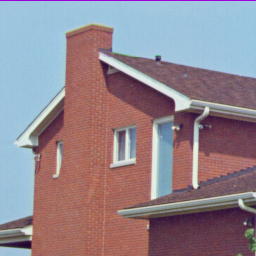
//> input picture HW1/machine vision HW1/machine vision HW1/images/House256.png, 256 x 256 px
$ ./Source   (built with g++ and OpenCV 4)
//> lines starting //> are read from the running program, lines starting //| are printed output that depends on the picture
#include "opencv2/opencv.hpp"

using namespace cv;

Mat ConvertToGray(Mat img) {
    Mat gray= Mat::zeros(img.size(), CV_8UC1);
    for (int i = 0; i < img.rows; i++) {
        for (int j = 0; j < img.cols; j++) {
            Vec3b rgb = img.at<Vec3b>(i, j);
            gray.at<uchar>(i, j) = 0.3 * rgb[2] + 0.59 * rgb[1] + 0.11 * rgb[0];
        }
    }
    return gray;
}

// [122 lines left out: functions ConvertToBinary, ResizeTimesTwo, ResizeTimesTwo2, ResizeDevideTwo, ResizeDevideTwo2, ConvertToIndexColorImage, not called in this run]

void Question1_1() {
    Mat img = imread("images/House256.png");
//> img is the input picture: 256 rows x 256 cols, CV_8UC3; mean B, G, R 142, 133, 146.6
    Mat img1 = imread("images/House512.png");
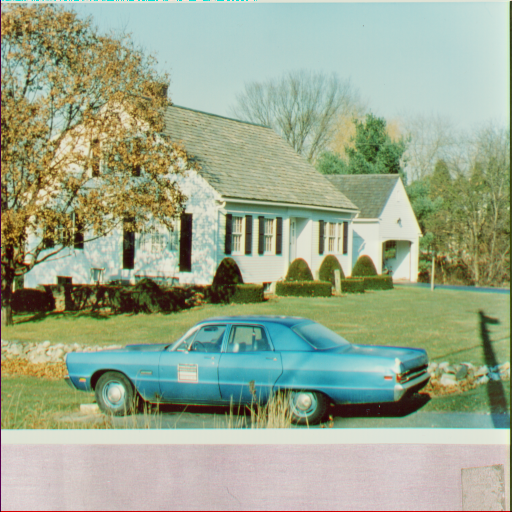
//> input picture HW1/machine vision HW1/machine vision HW1/images/House512.png, 512 x 512 px
//> img1 is the input picture: 512 rows x 512 cols, CV_8UC3; mean B, G, R 142.2, 168.2, 155.4
    Mat img2 = imread("images/JellyBeans.png");
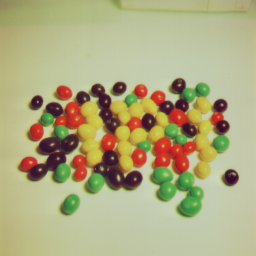
//> input picture HW1/machine vision HW1/machine vision HW1/images/JellyBeans.png, 256 x 256 px
//> img2 is the input picture: 256 rows x 256 cols, CV_8UC3; mean B, G, R 128.3, 170.9, 174.9
    Mat img3 = imread("images/Lena.png");
//> Lena.png cannot be read in this run, so this picture is empty
    Mat img4 = imread("images/Mandrill.png");
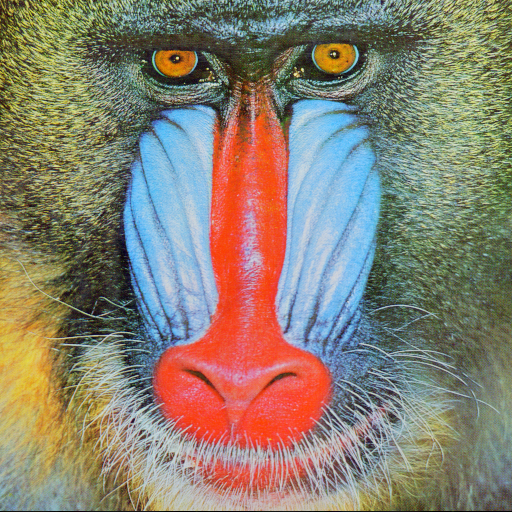
//> input picture HW1/machine vision HW1/machine vision HW1/images/Mandrill.png, 512 x 512 px
//> img4 is the input picture: 512 rows x 512 cols, CV_8UC3; mean B, G, R 113.1, 128.9, 137.4
    Mat img5 = imread("images/Peppers.png");
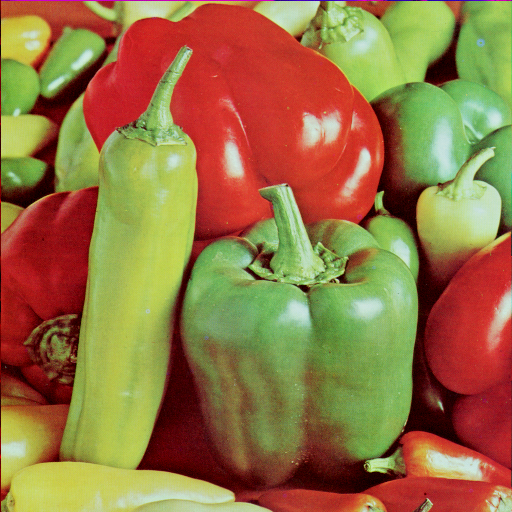
//> input picture HW1/machine vision HW1/machine vision HW1/images/Peppers.png, 512 x 512 px
//> img5 is the input picture: 512 rows x 512 cols, CV_8UC3; mean B, G, R 66.5, 115.6, 149.8

    Mat gray = ConvertToGray(img);
//> after the loop in ConvertToGray, `for (int i = 0; i < img.rows; i++)`:
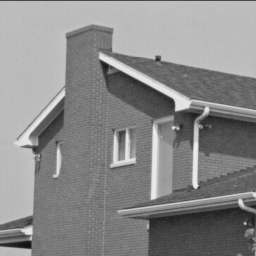
//> gray: 256 rows x 256 cols, CV_8UC1; min 16, max 239, mean 137.6
    imwrite("output/Q1-1/House256_gray.png", gray);
    Mat gray1 = ConvertToGray(img1);
//> after the loop in ConvertToGray (call 2), `for (int i = 0; i < img.rows; i++)`:
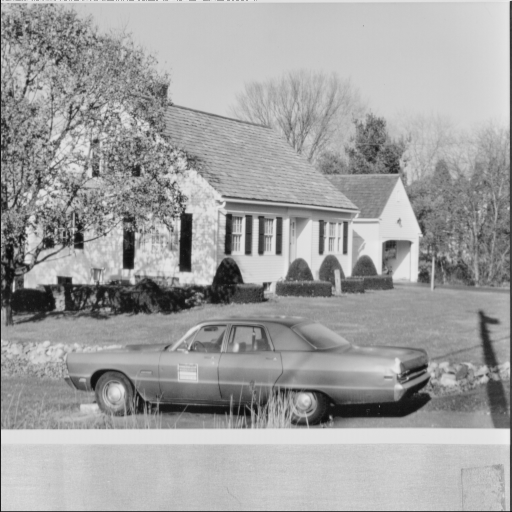
//> gray: 512 rows x 512 cols, CV_8UC1; min 7, max 236, mean 161
    imwrite("output/Q1-1/House512_gray.png", gray1);
    Mat gray2 = ConvertToGray(img2);
//> after the loop in ConvertToGray (call 3), `for (int i = 0; i < img.rows; i++)`:
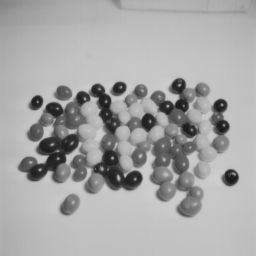
//> gray: 256 rows x 256 cols, CV_8UC1; min 23, max 207, mean 166.9
    imwrite("output/Q1-1/JellyBeans_gray.png", gray2);
    Mat gray3 = ConvertToGray(img3);
//> (the run ends here: the program stops with an error, at `imwrite("output/Q1-1/Lena_gray.png", gray3);`)
